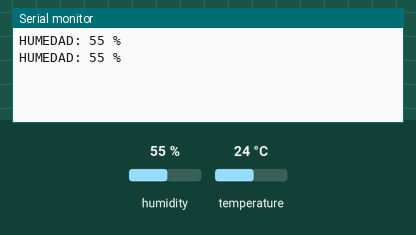
Recording of a sketch running on a simulated Arduino Uno, built with avr-gcc and run on an emulated ATmega328P. Parts: the last lines printed to the serial monitor. The test bench sets the inputs (shaded band); at power-on: humidity 55 %, temperature 24 °C.

Above: at 1.8 s.
1.9 s: humidity set to 22 %
At 3.0 s:
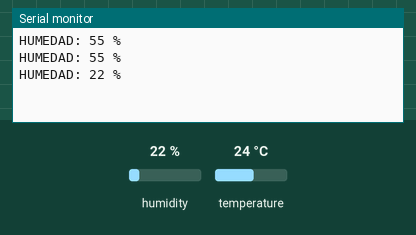
3.4 s: humidity set to 40 %
At 4.4 s:
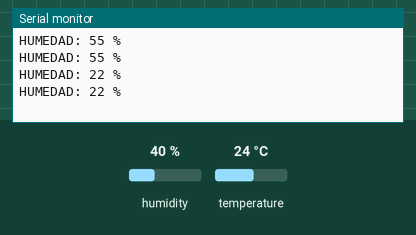
Timing chart, 0 to 6.4 s (numbered marks = the images above; inputs shaded):
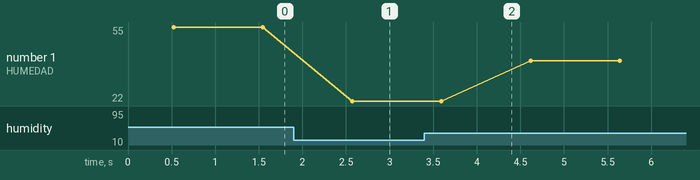

The sketch:

Modulo_HumedadAire.ino
```cpp
#include <DHT11.h>
DHT11 dht11(3);
void setup() {
  // put your setup code here, to run once:
Serial.begin(9600);
}

void loop() {
  // put your main code here, to run repeatedly:
int humedad = dht11.readHumidity();
Serial.print("HUMEDAD: ");
    Serial.print(humedad);
    Serial.println(" %");
    delay(500);
}
```

Measured:
- after the input at 1.9 s, the serial monitor: prints a new line after 0.67 s (image 1)
- plotted number 1: 55 → 22 after the input at 1.9 s, 22 → 40 after the input at 3.4 s
